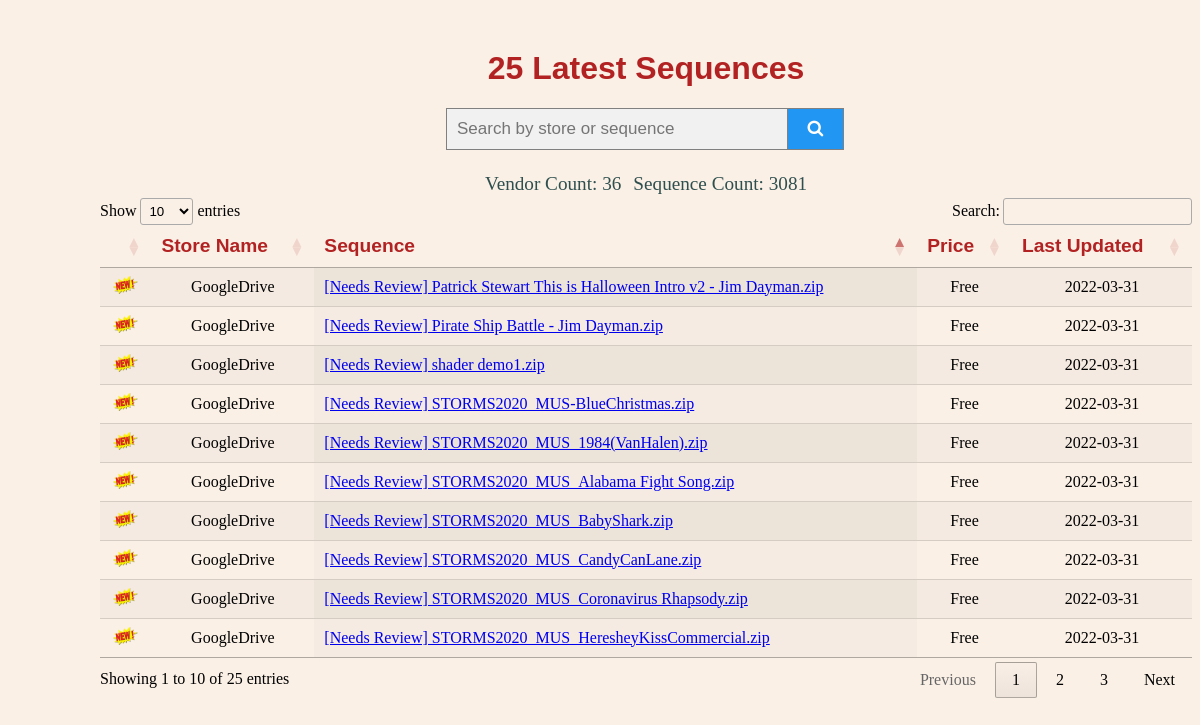
The page / on the database its author committed.
### app/__init__.py (models this page shows, shortened)
class Sequence(db.Model):  # type: ignore
    id = db.Column(db.Integer, autoincrement=True, primary_key=True)
    name = db.Column(db.String, nullable=False, index=True)
    link = db.Column(db.String, nullable=False, unique=True)
    vendor_id = db.Column(db.Integer, db.ForeignKey("vendor.id"), nullable=False)
    last_updated = db.Column(db.String, nullable=True)
    first_seen = db.Column(db.String, nullable=True)
    price = db.Column(db.String, nullable=True)
    __table_args__ = (
        db.UniqueConstraint('vendor_id', 'name', 'link',  name='sequence_seq_store_idx'),
    )

class Vendor(db.Model):  # type: ignore
    id = db.Column(db.Integer, autoincrement=True, primary_key=True)
    name = db.Column(db.String(120), unique=True, index=True, nullable=False)
    urls = db.relationship('BaseUrl', backref='vendor')

### app/__init__.py (the view)
@app.route("/")
def index():
    sequences = Sequence.query.join(Vendor)\
        .add_columns(Sequence.id, Sequence.name, Sequence.link, Vendor.name.label("vendor_name"),
                     func.substr(Sequence.last_updated, 1, 10).label("last_updated"),
                     func.coalesce(Sequence.price, '-').label("price"),
                     (func.date(func.current_date(), '-2 months') <
                     func.coalesce(func.date(Sequence.first_seen), func.current_date())).label("is_new"),
                     Sequence.first_seen) \
        .order_by(Sequence.first_seen.desc()).limit(25)
    vendor_count = Vendor.query.count()
    sequence_count = Sequence.query.count()
    return render_template(
        "sequence.html",
        title="25 Latest Sequences",
        sequences=sequences,
        vendor_count=vendor_count,
        sequence_count=sequence_count,
    )

### app/templates/sequence.html (shortened to what this page needs)
<!DOCTYPE html>
<html lang="en">
<head>
    <link rel="stylesheet" href="static/main.css">
    <link rel="stylesheet"
          href="https://cdnjs.cloudflare.com/ajax/libs/font-awesome/4.7.0/css/font-awesome.min.css">
    <link rel="stylesheet" type="text/css" href="https://cdn.datatables.net/1.11.5/css/jquery.dataTables.min.css">
</head>
<body>
<center><h1>{{title}}</h1></center>
    <form class="search" action="{{url_for('sequence')}}" method="post" style="margin:auto;max-width:400px">
        <input name="search_string" type="text" placeholder="Search by store or sequence" value="{{request.form.sequence}}">
        <button type="submit"><i class="fa fa-search"></i>
        </button>
    </form>
    <center><table><tr><td class="small">Vendor Count: {{ vendor_count }}</td>
        <td>&nbsp;</td>
        <td class="small">Sequence Count: {{ sequence_count }}</td></tr></table>
    </center>
    <div id="results">
        <table id="data" class="stripe row-border order-column" style="width:100%">
            <thead>
            <tr>
                <th></th>
                <th>Store Name</th>
                <th>Sequence</th>
                <th>Price</th>
                <th>Last Updated</th>
            </tr>
            </thead>
        {% for sequence in sequences %}
            <tr>
            {% if sequence.is_new %}
                <td style="text-align:center"><img src='/static/new.gif' width="25" height="18"></td>
            {% else %}
                <td>&nbsp;</td>
            {% endif %}
                <td style="text-align:center">{{ sequence.vendor_name }}</td>
                <td><a href="{{ sequence.link }}" target="_blank">{{ sequence.name }}</a></td>
                <td style="text-align:center">{{ sequence.price }}</td>
                <td style="text-align:center">{{ sequence.last_updated }}</td>
            </tr>
        {% endfor %}
        </table>
    </div>
</body>
</html>

### app/static/main.css (style rules this page uses)
body { background: Linen; margin-top: 50px; margin-left: 100px; }
th, td { white-space: nowrap; }
td.small { font-family: Georgia, serif; font-size: 1.2em; color: DarkSlateGray; }
h1 { font-family: Verdana, Geneva, sans-serif; font-size: 2.0em; color: FireBrick; }
th { font-family: Verdana, Geneva, sans-serif; font-size: 1.2em; color: FireBrick; }
form.search input[type=text] { padding: 10px; font-size: 17px; border: 1px solid grey; float: left; width: 80%; background: #f1f1f1; }
form.search button { float: left; width: 14%; padding: 10px; background: #2196F3; color: white; font-size: 17px; border: 1px solid grey; border-left: none; cursor: pointer; }
form.search::after { content: ""; clear: both; display: table; }

### rows shown on the page
Sequence: vendor_name "GoogleDrive", name "[Needs Review] shader demo1.zip", price "Free", last_updated "2022-03-31"
Sequence: vendor_name "GoogleDrive", name "[Needs Review] STORMS2020_MUS_HeresheyKissCommercial.zip", price "Free", last_updated "2022-03-31"
Sequence: vendor_name "GoogleDrive", name "[Needs Review] STORMS2020_MUS_Coronavirus Rhapsody.zip", price "Free", last_updated "2022-03-31"
Sequence: vendor_name "GoogleDrive", name "[Needs Review] STORMS2020_MUS_CandyCanLane.zip", price "Free", last_updated "2022-03-31"
Sequence: vendor_name "GoogleDrive", name "[Needs Review] STORMS2020_MUS_BabyShark.zip", price "Free", last_updated "2022-03-31"
Sequence: vendor_name "GoogleDrive", name "[Needs Review] STORMS2020_MUS_Alabama Fight Song.zip", price "Free", last_updated "2022-03-31"
Sequence: vendor_name "GoogleDrive", name "[Needs Review] STORMS2020_MUS_1984(VanHalen).zip", price "Free", last_updated "2022-03-31"
Sequence: vendor_name "GoogleDrive", name "[Needs Review] STORMS2020_MUS-BlueChristmas.zip", price "Free", last_updated "2022-03-31"
Sequence: vendor_name "GoogleDrive", name "[Needs Review] Pirate Ship Battle - Jim Dayman.zip", price "Free", last_updated "2022-03-31"
Sequence: vendor_name "GoogleDrive", name "[Needs Review] Patrick Stewart This is Halloween Intro v2 - Jim Dayman.zip", price "Free", last_updated "2022-03-31"

### other values the page prints
{{ title }} "25 Latest Sequences"
{{ vendor_count }} "36"
{{ sequence_count }} "3081"
